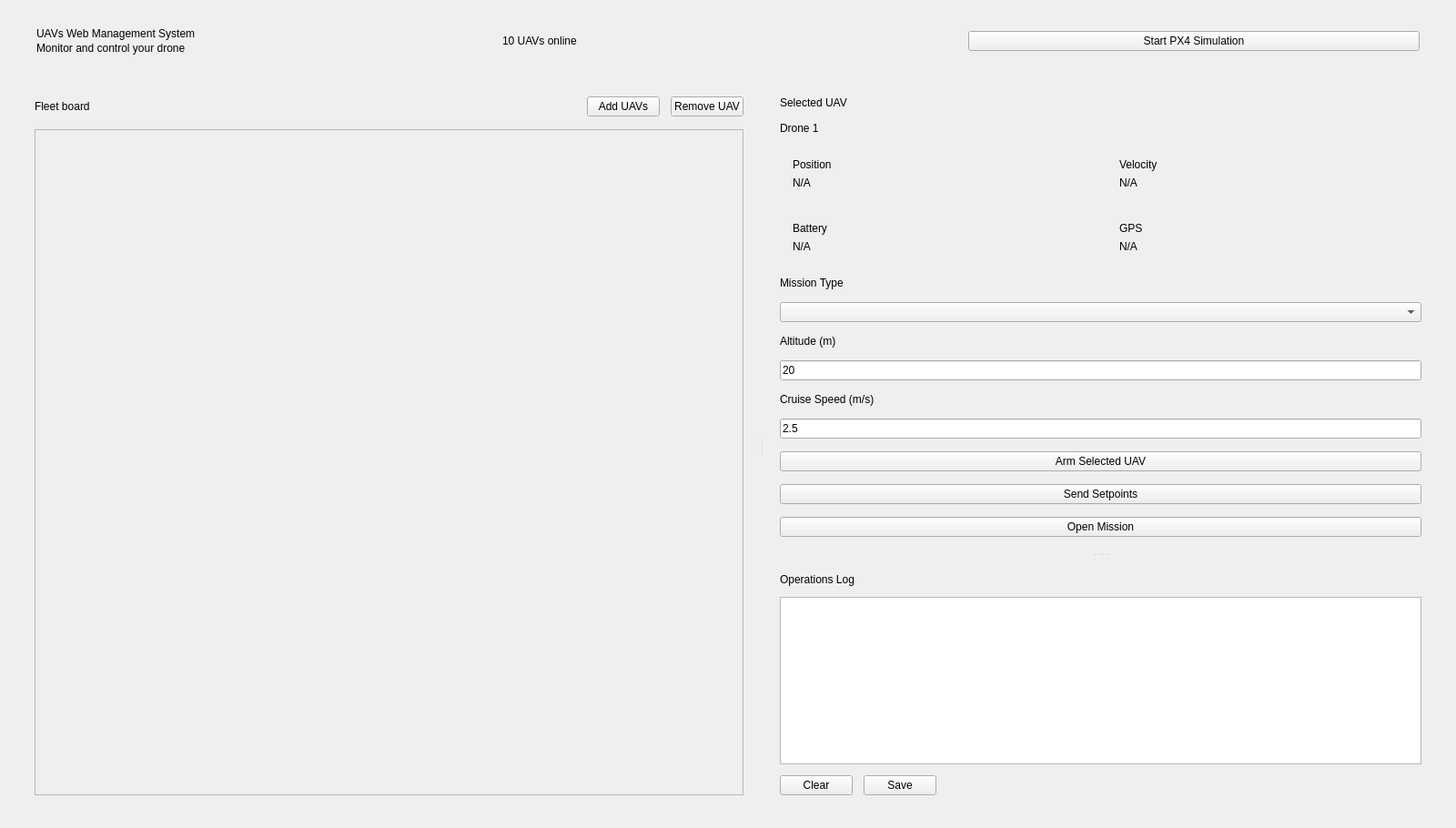
<?xml version="1.0" encoding="UTF-8"?>
<ui version="4.0">
 <class>UAVFleetGUI</class>
 <widget class="QMainWindow" name="UAVFleetGUI">
  <property name="geometry">
   <rect>
    <x>0</x>
    <y>0</y>
    <width>1600</width>
    <height>910</height>
   </rect>
  </property>
  <property name="windowTitle">
   <string>UAV Fleet</string>
  </property>
  <widget class="QWidget" name="centralwidget">
   <layout class="QVBoxLayout" name="rootLayout">
    <property name="leftMargin">
     <number>20</number>
    </property>
    <property name="topMargin">
     <number>18</number>
    </property>
    <property name="rightMargin">
     <number>20</number>
    </property>
    <property name="bottomMargin">
     <number>18</number>
    </property>
    <property name="spacing">
     <number>16</number>
    </property>
    <item>
     <widget class="QFrame" name="topBar">
      <layout class="QHBoxLayout" name="topBarLayout">
       <property name="leftMargin">
        <number>20</number>
       </property>
       <property name="topMargin">
        <number>12</number>
       </property>
       <property name="rightMargin">
        <number>20</number>
       </property>
       <property name="bottomMargin">
        <number>12</number>
       </property>
       <property name="spacing">
        <number>16</number>
       </property>
       <item>
        <layout class="QVBoxLayout" name="titleLayout">
         <property name="spacing">
          <number>2</number>
         </property>
         <item>
          <widget class="QLabel" name="titleLabel">
           <property name="text">
            <string>UAVs Web Management System</string>
           </property>
          </widget>
         </item>
         <item>
          <widget class="QLabel" name="subtitleLabel">
           <property name="text">
            <string>Monitor and control your drone</string>
           </property>
          </widget>
         </item>
        </layout>
       </item>
       <item>
        <widget class="QLabel" name="fleetCountLabel">
         <property name="text">
          <string>10 UAVs online</string>
         </property>
        </widget>
       </item>
       <item>
        <widget class="QPushButton" name="startSimButton">
         <property name="text">
          <string>Start PX4 Simulation</string>
         </property>
        </widget>
       </item>
      </layout>
     </widget>
    </item>
    <item>
     <widget class="QSplitter" name="mainSplitter">
      <property name="orientation">
       <enum>Qt::Horizontal</enum>
      </property>
      <property name="childrenCollapsible">
       <bool>false</bool>
      </property>
      <widget class="QFrame" name="gridPanel">
        <layout class="QVBoxLayout" name="gridPanelLayout">
         <property name="leftMargin">
          <number>18</number>
         </property>
         <property name="topMargin">
          <number>18</number>
         </property>
         <property name="rightMargin">
          <number>18</number>
         </property>
         <property name="bottomMargin">
          <number>18</number>
         </property>
         <property name="spacing">
          <number>14</number>
         </property>
         <item>
          <layout class="QHBoxLayout" name="fleetHeaderLayout">
           <property name="spacing">
            <number>12</number>
           </property>
           <item>
            <widget class="QLabel" name="fleetBoardLabel">
             <property name="text">
              <string>Fleet board</string>
             </property>
            </widget>
           </item>
           <item>
            <spacer name="fleetHeaderSpacer">
             <property name="orientation">
              <enum>Qt::Horizontal</enum>
             </property>
             <property name="sizeHint" stdset="0">
              <size>
               <width>40</width>
               <height>20</height>
              </size>
             </property>
            </spacer>
           </item>
           <item>
            <widget class="QPushButton" name="addUavsButton">
             <property name="text">
              <string>Add UAVs</string>
             </property>
            </widget>
           </item>
           <item>
            <widget class="QPushButton" name="removeUavButton">
             <property name="text">
              <string>Remove UAV</string>
             </property>
            </widget>
           </item>
          </layout>
         </item>
         <item>
          <widget class="QScrollArea" name="fleetScrollArea">
           <property name="widgetResizable">
            <bool>true</bool>
           </property>
           <widget class="QWidget" name="fleetGridContainer">
            <layout class="QGridLayout" name="fleetGridLayout">
             <property name="leftMargin">
              <number>0</number>
             </property>
             <property name="topMargin">
              <number>0</number>
             </property>
             <property name="rightMargin">
              <number>0</number>
             </property>
             <property name="bottomMargin">
              <number>0</number>
             </property>
             <property name="horizontalSpacing">
              <number>14</number>
             </property>
             <property name="verticalSpacing">
              <number>14</number>
             </property>
            </layout>
           </widget>
          </widget>
         </item>
        </layout>
       </widget>
      <widget class="QSplitter" name="sideSplitter">
       <property name="orientation">
        <enum>Qt::Vertical</enum>
       </property>
       <property name="childrenCollapsible">
        <bool>false</bool>
       </property>
       <widget class="QFrame" name="detailPanel">
          <layout class="QVBoxLayout" name="detailLayout">
           <property name="leftMargin">
            <number>18</number>
           </property>
           <property name="topMargin">
            <number>18</number>
           </property>
           <property name="rightMargin">
            <number>18</number>
           </property>
           <property name="bottomMargin">
            <number>18</number>
           </property>
           <property name="spacing">
            <number>14</number>
           </property>
           <item>
            <widget class="QLabel" name="selectedUavTitleLabel">
             <property name="text">
              <string>Selected UAV</string>
             </property>
            </widget>
           </item>
           <item>
            <widget class="QLabel" name="selectedUavValueLabel">
             <property name="text">
              <string>Drone 1</string>
             </property>
            </widget>
           </item>
           <item>
            <layout class="QGridLayout" name="metricsGridLayout">
             <property name="horizontalSpacing">
              <number>12</number>
             </property>
             <property name="verticalSpacing">
              <number>12</number>
             </property>
             <item row="0" column="0">
              <widget class="QFrame" name="positionFrame">
               <layout class="QVBoxLayout" name="positionFrameLayout">
                <property name="leftMargin">
                 <number>14</number>
                </property>
                <property name="topMargin">
                 <number>12</number>
                </property>
                <property name="rightMargin">
                 <number>14</number>
                </property>
                <property name="bottomMargin">
                 <number>12</number>
                </property>
                <item>
                 <widget class="QLabel" name="positionTitleLabel">
                  <property name="text">
                   <string>Position</string>
                  </property>
                 </widget>
                </item>
                <item>
                 <widget class="QLabel" name="positionValueLabel">
                  <property name="text">
                   <string>N/A</string>
                  </property>
                 </widget>
                </item>
               </layout>
              </widget>
             </item>
             <item row="0" column="1">
              <widget class="QFrame" name="velocityFrame">
               <layout class="QVBoxLayout" name="velocityFrameLayout">
                <property name="leftMargin">
                 <number>14</number>
                </property>
                <property name="topMargin">
                 <number>12</number>
                </property>
                <property name="rightMargin">
                 <number>14</number>
                </property>
                <property name="bottomMargin">
                 <number>12</number>
                </property>
                <item>
                 <widget class="QLabel" name="velocityTitleLabel">
                  <property name="text">
                   <string>Velocity</string>
                  </property>
                 </widget>
                </item>
                <item>
                 <widget class="QLabel" name="velocityValueLabel">
                  <property name="text">
                   <string>N/A</string>
                  </property>
                 </widget>
                </item>
               </layout>
              </widget>
             </item>
             <item row="1" column="0">
              <widget class="QFrame" name="batteryFrame">
               <layout class="QVBoxLayout" name="batteryFrameLayout">
                <property name="leftMargin">
                 <number>14</number>
                </property>
                <property name="topMargin">
                 <number>12</number>
                </property>
                <property name="rightMargin">
                 <number>14</number>
                </property>
                <property name="bottomMargin">
                 <number>12</number>
                </property>
                <item>
                 <widget class="QLabel" name="batteryTitleLabel">
                  <property name="text">
                   <string>Battery</string>
                  </property>
                 </widget>
                </item>
                <item>
                 <widget class="QLabel" name="batteryValueLabel">
                  <property name="text">
                   <string>N/A</string>
                  </property>
                 </widget>
                </item>
               </layout>
              </widget>
             </item>
             <item row="1" column="1">
              <widget class="QFrame" name="gpsFrame">
               <layout class="QVBoxLayout" name="gpsFrameLayout">
                <property name="leftMargin">
                 <number>14</number>
                </property>
                <property name="topMargin">
                 <number>12</number>
                </property>
                <property name="rightMargin">
                 <number>14</number>
                </property>
                <property name="bottomMargin">
                 <number>12</number>
                </property>
                <item>
                 <widget class="QLabel" name="gpsTitleLabel">
                  <property name="text">
                   <string>GPS</string>
                  </property>
                 </widget>
                </item>
                <item>
                 <widget class="QLabel" name="gpsValueLabel">
                  <property name="text">
                   <string>N/A</string>
                  </property>
                 </widget>
                </item>
               </layout>
              </widget>
             </item>
            </layout>
           </item>
           <item>
            <widget class="QLabel" name="missionTypeLabel">
             <property name="text">
              <string>Mission Type</string>
             </property>
            </widget>
           </item>
           <item>
            <widget class="QComboBox" name="missionTypeCombo"/>
           </item>
           <item>
            <widget class="QLabel" name="altitudeLabel">
             <property name="text">
              <string>Altitude (m)</string>
             </property>
            </widget>
           </item>
           <item>
            <widget class="QLineEdit" name="altitudeLineEdit">
             <property name="text">
              <string>20</string>
             </property>
            </widget>
           </item>
           <item>
            <widget class="QLabel" name="speedLabel">
             <property name="text">
              <string>Cruise Speed (m/s)</string>
             </property>
            </widget>
           </item>
           <item>
            <widget class="QLineEdit" name="speedLineEdit">
             <property name="text">
              <string>2.5</string>
             </property>
            </widget>
           </item>
           <item>
            <widget class="QPushButton" name="armButton">
             <property name="text">
              <string>Arm Selected UAV</string>
             </property>
            </widget>
           </item>
           <item>
            <widget class="QPushButton" name="setpointButton">
             <property name="text">
              <string>Send Setpoints</string>
             </property>
            </widget>
           </item>
           <item>
            <widget class="QPushButton" name="openMissionButton">
             <property name="text">
              <string>Open Mission</string>
             </property>
            </widget>
           </item>
          </layout>
         </widget>
       <widget class="QFrame" name="logPanel">
          <layout class="QVBoxLayout" name="logLayout">
           <property name="leftMargin">
            <number>18</number>
           </property>
           <property name="topMargin">
            <number>18</number>
           </property>
           <property name="rightMargin">
            <number>18</number>
           </property>
           <property name="bottomMargin">
            <number>18</number>
           </property>
           <property name="spacing">
            <number>12</number>
           </property>
           <item>
            <widget class="QLabel" name="operationsLogLabel">
             <property name="text">
              <string>Operations Log</string>
             </property>
            </widget>
           </item>
           <item>
            <widget class="QTextEdit" name="logTextEdit"/>
           </item>
           <item>
            <layout class="QHBoxLayout" name="logButtonsLayout">
             <item>
              <widget class="QPushButton" name="clearLogButton">
               <property name="text">
                <string>Clear</string>
               </property>
              </widget>
             </item>
             <item>
              <widget class="QPushButton" name="saveLogButton">
               <property name="text">
                <string>Save</string>
               </property>
              </widget>
             </item>
             <item>
              <spacer name="horizontalSpacer">
               <property name="orientation">
                <enum>Qt::Horizontal</enum>
               </property>
               <property name="sizeHint" stdset="0">
                <size>
                 <width>40</width>
                 <height>20</height>
                </size>
               </property>
              </spacer>
             </item>
            </layout>
           </item>
          </layout>
         </widget>
      </widget>
     </widget>
    </item>
   </layout>
  </widget>
 </widget>
 <resources/>
 <connections/>
</ui>
